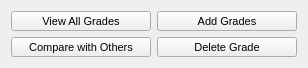
    <widget class="QWidget" name="layoutWidget">
     <property name="geometry">
      <rect>
       <x>430</x>
       <y>400</y>
       <width>288</width>
       <height>48</height>
      </rect>
     </property>
     <layout class="QGridLayout" name="gridLayout">
      <item row="0" column="0">
       <widget class="QPushButton" name="pushButton_9">
        <property name="minimumSize">
         <size>
          <width>140</width>
          <height>20</height>
         </size>
        </property>
        <property name="maximumSize">
         <size>
          <width>140</width>
          <height>20</height>
         </size>
        </property>
        <property name="font">
         <font>
          <pointsize>8</pointsize>
         </font>
        </property>
        <property name="text">
         <string>View All Grades</string>
        </property>
       </widget>
      </item>
      <item row="0" column="1">
       <widget class="QPushButton" name="pushButton_11">
        <property name="minimumSize">
         <size>
          <width>140</width>
          <height>20</height>
         </size>
        </property>
        <property name="maximumSize">
         <size>
          <width>140</width>
          <height>20</height>
         </size>
        </property>
        <property name="font">
         <font>
          <pointsize>8</pointsize>
         </font>
        </property>
        <property name="text">
         <string>Add Grades</string>
        </property>
       </widget>
      </item>
      <item row="1" column="0">
       <widget class="QPushButton" name="pushButton_12">
        <property name="minimumSize">
         <size>
          <width>140</width>
          <height>20</height>
         </size>
        </property>
        <property name="maximumSize">
         <size>
          <width>140</width>
          <height>20</height>
         </size>
        </property>
        <property name="font">
         <font>
          <pointsize>8</pointsize>
         </font>
        </property>
        <property name="text">
         <string>Compare with Others</string>
        </property>
       </widget>
      </item>
      <item row="1" column="1">
       <widget class="QPushButton" name="pushButton_13">
        <property name="minimumSize">
         <size>
          <width>140</width>
          <height>20</height>
         </size>
        </property>
        <property name="maximumSize">
         <size>
          <width>140</width>
          <height>20</height>
         </size>
        </property>
        <property name="font">
         <font>
          <pointsize>8</pointsize>
         </font>
        </property>
        <property name="text">
         <string>Delete Grade</string>
        </property>
       </widget>
      </item>
     </layout>
    </widget>
